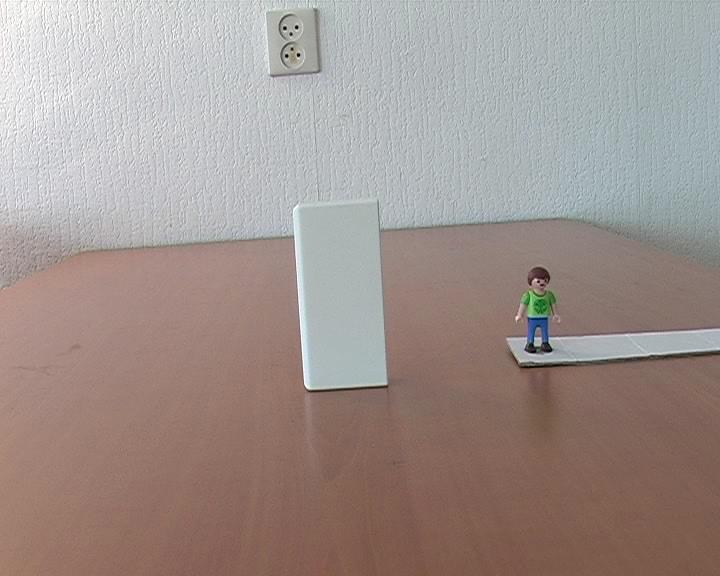
#> input picture Lab/lab3/person_toy/00000001.jpg, 720 x 576 px
$ python harris_mult_img.py   (older library calls are emulated)
#> lines starting #> are read from the running program, lines starting #| are printed output that depends on the picture
import os
import numpy as np
import cv2
import matplotlib.pyplot as plt
from scipy.signal import convolve2d
from scipy.ndimage import gaussian_filter


def load_img(path='/person_toy/00000001.jpg'):
#> called with path = 'Lab/lab3/person_toy/00000001.jpg'
    img = cv2.imread(path)
#> img is the input picture: shape (576, 720, 3); mean B, G, R 142.8, 147.3, 160.2
    gray_img = cv2.cvtColor(img, cv2.COLOR_BGR2GRAY)
    gray_img = gray_img.astype(np.float32)

    return img, gray_img

def harris_corner_detector(img, window_size=29, threshold=600, sigma=5, kernel_size=5):

    # Creating Gaussina filter based on kernel size
#> called with window_size = 21, threshold = 300, sigma = 15, kernel_size = 5
    centre = int(kernel_size/2)
    kernel = []
    val = -centre
    if kernel_size %2 != 0:
        for i in range(kernel_size):
            kernel.append(val)
            val +=1
    else:
        for i in range(kernel_size):
            kernel.append(val)
            val +=1

    kernel = np.asarray(kernel)
    kernel = kernel.reshape(1, kernel_size)

    # Calculate Ix and Iy
    Ix = convolve2d(img, kernel, mode='same')
    Iy = convolve2d(img, kernel.T, mode='same')
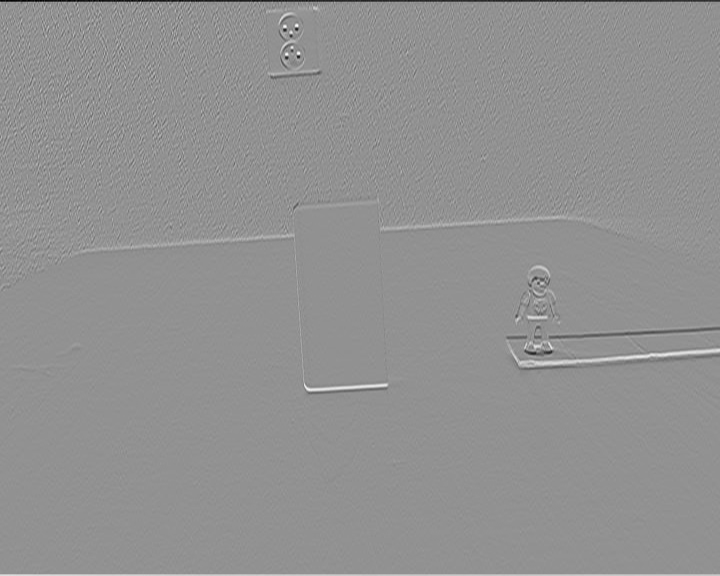
#> Iy: shape (576, 720) float64; min -765, max 575, mean 0.8; drawn with min black and max white

    # Calculating Harris matrix
    A = gaussian_filter(np.square(Ix), sigma=sigma)
    B = gaussian_filter(Ix*Iy, sigma=sigma)
    C = gaussian_filter(np.square(Iy), sigma=sigma)
    H = (A*C-B**2) - 0.04*(A+C)**2
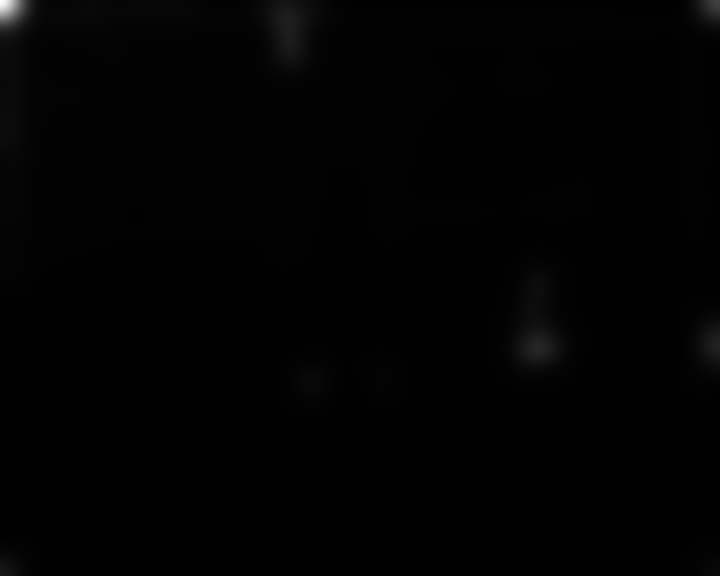
#> H: shape (576, 720) float64; min -10423585.2, max 1.42e+09, mean 5204399.2; drawn with min black and max white

    # Find corners
    r = []
    c = []
    row_no, col_no = gray_img.shape
#> row_no = 576; col_no = 720
    offset = np.int(window_size/2)

    for rx in range(offset, row_no-offset):
        for cx in range(offset, col_no-offset):
            w = H[rx - offset:rx + offset, cx - offset: cx + offset]
            if H[rx,cx] == np.max(w) and H[rx,cx] > threshold:
                r.append(rx)
                c.append(cx)
#> after the loop, c = 37 values, max 698 at index 8, min 10 at index 10, mean 347.3; r = 37 values from 10 to 542

    return H, r, c, Ix, Iy

def plot_figures(img, Ix, Iy, r, c):

    img = cv2.cvtColor(img, cv2.COLOR_BGR2RGB)

    fig, (ax1, ax2, ax3) = plt.subplots(1, 3)
    fig.set_figwidth(15)
    ax1.imshow(img, cmap='gray')
    ax1.set_title('Orginal Image')
    ax1.plot(c,r, '.r', markersize=4)
    ax2.imshow(Ix, cmap='gray')
    ax2.set_title('Image derivatives Ix')
    ax3.imshow(Iy, cmap='gray')
    ax3.title('Image derivatives Iy')
    plt.show()

def save_fig(img, r, c, file_name):

    img = cv2.cvtColor(img, cv2.COLOR_BGR2RGB)
    fig = plt.figure()
    plt.imshow(img)
    plt.plot(c,r, '.r', markersize = 4)
    #plt.show()
    plt.axis('off')
    plt.savefig(file_name+'.png')


if __name__ == "__main__":

    # load image(s)
    os.chdir(os.path.dirname(os.path.abspath(__file__)))
    cwd = os.getcwd()
    img_path = '/person_toy/00000001.jpg'
    img, gray_img = load_img(cwd+img_path)

    # Perameters
    kernel_size = 5
    sigma = 15
    window_size = 21
    threshold = 300
    H, r, c, Ix, Iy = harris_corner_detector(gray_img, window_size=window_size, threshold=threshold, sigma=sigma, kernel_size = kernel_size)
#> r = 37 values from 10 to 542
    #plot_figures(img,Ix, Iy, r, c)
    file_name = 'toy'
    save_fig(img, r, c, file_name)

    # Perameters
    kernel_size = 5
    sigma = 10
    window_size = 25
    threshold = 20

    img_path = '/pingpong/0000.jpeg'
    img, gray_img = load_img(cwd+img_path)
#> call 2 of load_img, with path = 'Lab/lab3/pingpong/0000.jpeg'
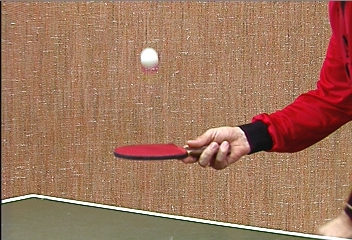
#> input picture Lab/lab3/pingpong/0000.jpeg, 352 x 240 px
#> in load_img, img is the input picture: shape (240, 352, 3); mean B, G, R 93.3, 117.6, 160.4
    H, r, c, Ix, Iy = harris_corner_detector(gray_img, window_size=window_size, threshold=threshold, sigma=sigma, kernel_size = kernel_size)
#> call 2 of harris_corner_detector, with window_size = 25, threshold = 20, sigma = 10, kernel_size = 5
#> in harris_corner_detector (call 2), `Ix = convolve2d(img, kernel, mode='same')`:
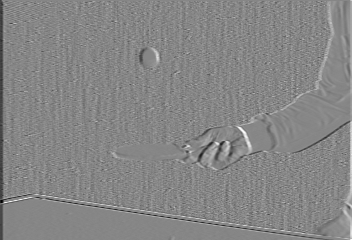
#> Ix: shape (240, 352) float64; min -747, max 672, mean -0.6; drawn with min black and max white
#> in harris_corner_detector (call 2), `B = gaussian_filter(Ix*Iy, sigma=sigma)`:
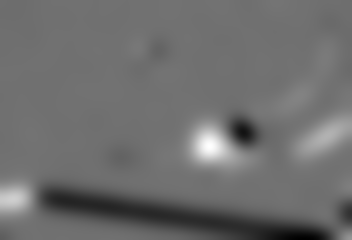
#> B: shape (240, 352) float64; min -13768.6, max 17281.6, mean -354.4; drawn with min black and max white
#> in harris_corner_detector (call 2), `H = (A*C-B**2) - 0.04*(A+C)**2`:
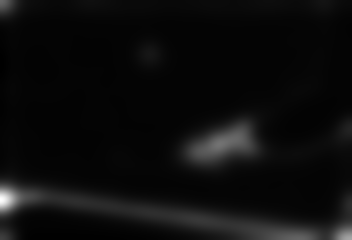
#> H: shape (240, 352) float64; min -16269894, max 1.25e+09, mean 49207669.4; drawn with min black and max white
#> after the loop in harris_corner_detector (call 2), `for rx in range(offset, row_no-offset):`: c = [59, 149, 73, 211, 12, 299, 50, 156, 99, 219, 297, 121, 76, 200]; r = [44, 54, 75, 82, 89, 90, 93, 105, 118, 144, 153, 159, 201, 220]
    # plot_figures(img,Ix, Iy, r, c)
    file_name = 'pingpong'
    save_fig(img, r, c, file_name)
#> call 2 of save_fig, with file_name = 'pingpong'
#> in save_fig (call 2), `plt.savefig(file_name+'.png')`:
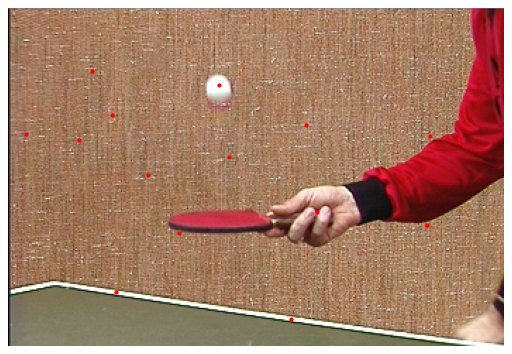
#> figure drawn by matplotlib, 1 panel


    # [17 lines of commented-out code are left out]
